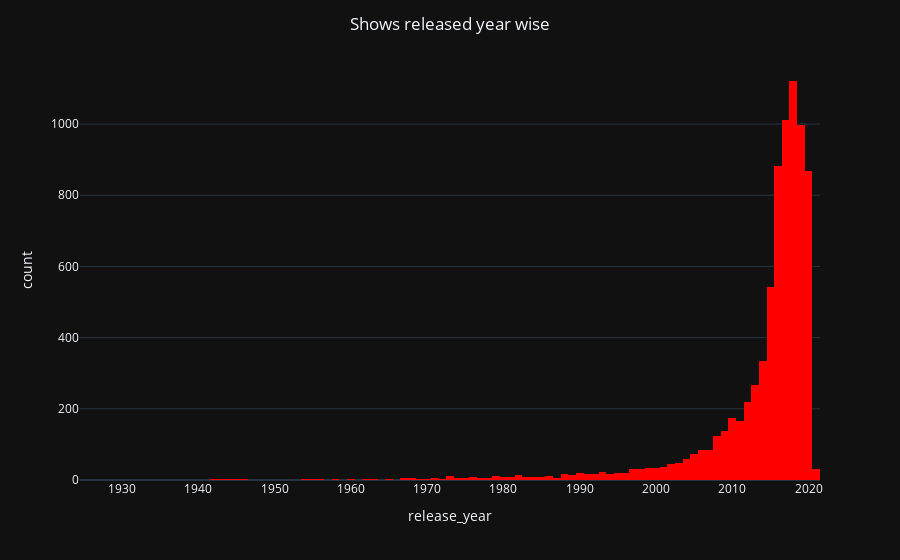

Notebook code cell kept with this figure:
### Markdown cell above
#### Chart - 2

### Code cell
# visualization code
px.histogram(dataset,x='release_year',color_discrete_sequence=['#Ff0000'],template='plotly_dark').update_layout(title_text='Shows released year wise',title_x=0.5)

### Figure 1 — Plotly figure (JSON) as saved in the notebook; plotly's stock layout.template omitted (floating-point values rounded to 4 significant figures; data arrays with more than 128 entries replaced by an {"elided": "..."} marker saying what was removed)
{"data": [{"alignmentgroup": "True", "bingroup": "x", "hovertemplate": "release_year=%{x}<br>count=%{y}<extra></extra>", "legendgroup": "", "marker": {"color": "#Ff0000", "pattern": {"shape": ""}}, "name": "", "offsetgroup": "", "orientation": "v", "showlegend": false, "type": "histogram", "x": {"elided": "7787 int values"}, "xaxis": "x", "yaxis": "y"}], "layout": {"barmode": "relative", "legend": {"tracegroupgap": 0}, "margin": {"t": 60}, "title": {"text": "Shows released year wise", "x": 0.5}, "xaxis": {"anchor": "y", "domain": [0, 1], "title": {"text": "release_year"}}, "yaxis": {"anchor": "x", "domain": [0, 1], "title": {"text": "count"}}}}
